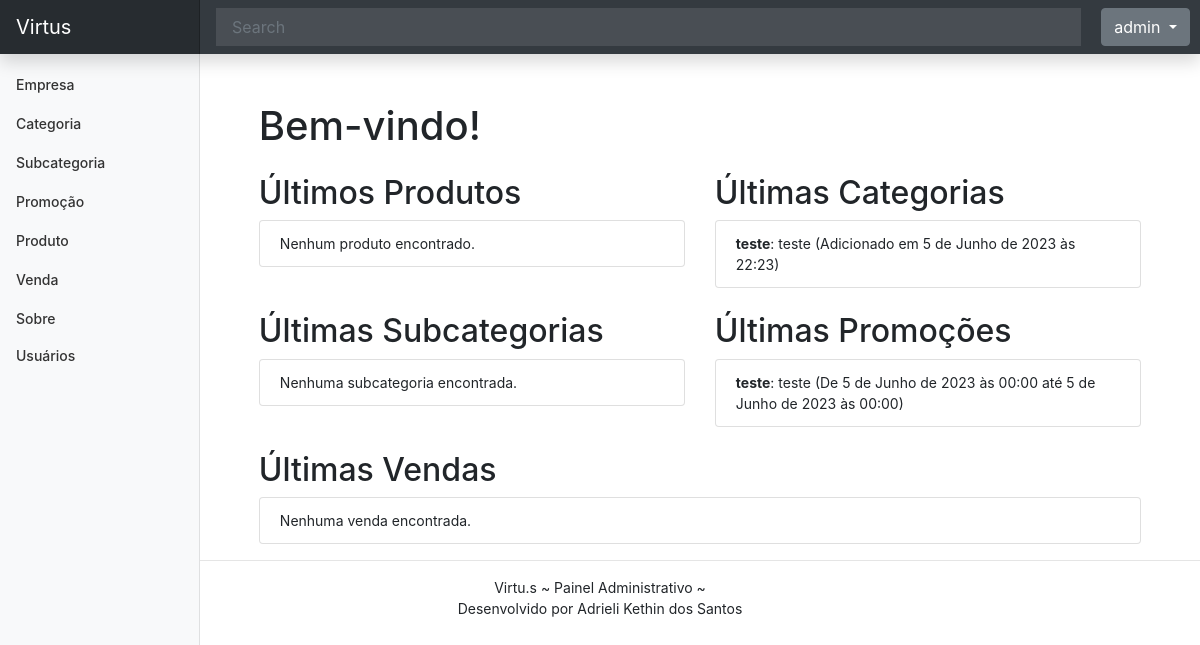
Page / (signed in) on the earlier database version.
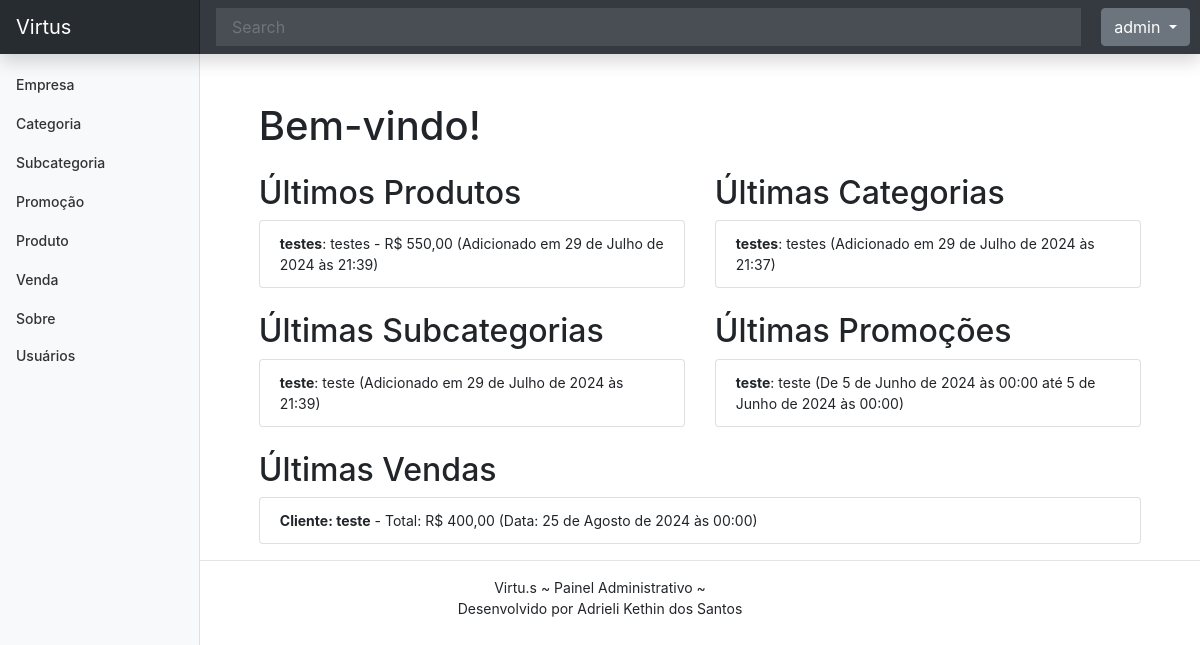
Same page on the later database version.
### cadastros/models.py (models this page shows, shortened)
class Categoria(models.Model):
    nome = models.CharField(max_length=50)
    descricao = models.CharField(max_length=100, verbose_name="descrição")
    data_inclusao = models.DateTimeField(auto_now_add=True, verbose_name="data inclusão")
    data_alteracao = models.DateTimeField(auto_now=True, verbose_name="data alteração")
    data_exclusao = models.DateTimeField(
        verbose_name="data exclusão", null=True)
    cadastrado_por = models.ForeignKey(User, on_delete=models.PROTECT, null=True, related_name='categoria_cadastrada')
    alterado_por = models.ForeignKey(User, on_delete=models.PROTECT, null=True, related_name='categoria_atualizada')

class Promocao(models.Model):
    data_inclusao = models.DateTimeField(
        auto_now_add=True, verbose_name="data inclusão")
    data_alteracao = models.DateTimeField(
        auto_now=True, verbose_name="data alteração")
    data_exclusao = models.DateTimeField(verbose_name="data exclusão", null=True)
    ativo = models.BooleanField
    titulo_promocao= models.CharField(max_length=50, verbose_name="titulo promoção")
    data_inicio= models.DateTimeField()
    data_fim = models.DateTimeField()
    descricao= models.CharField(max_length=200, verbose_name="descrição")
    valor= models.DecimalField(decimal_places=2, max_digits=11)
    cadastrado_por = models.ForeignKey(User, on_delete=models.PROTECT, null=True, related_name='promocao_cadastrada')
    alterado_por = models.ForeignKey(User, on_delete=models.PROTECT, null=True, related_name='promocao_atualizada')
    class Meta:
        verbose_name: "Promoção"

class Produto(models.Model):
    data_inclusao = models.DateTimeField(
        auto_now_add=True, verbose_name="data inclusão")
    data_alteracao = models.DateTimeField(
        auto_now=True, verbose_name="data alteração")
    data_exclusao = models.DateTimeField(
        auto_now=True, verbose_name="data exclusão")
    ativo = models.BooleanField
    nome_produto = models.CharField(max_length=50)
    descricao = models.CharField(max_length=200, verbose_name="descrição")
    preco = models.DecimalField(decimal_places=2, max_digits=11)
    subcategoria = models.ForeignKey(Subcategoria, on_delete=models.PROTECT)
    cadastrado_por = models.ForeignKey(User, on_delete=models.PROTECT, null=True, related_name='produto_cadastrado')
    alterado_por = models.ForeignKey(User, on_delete=models.PROTECT, null=True, related_name='produto_atualizado')
    quantidade_estoque = models.PositiveIntegerField(default=0)

class Subcategoria(models.Model):
    nome_subcategoria = models.CharField(max_length=50)
    descricao_subcategoria = models.CharField(max_length=100)
    categoria_principal = models.ForeignKey(Categoria, on_delete=models.PROTECT)
    data_inclusao = models.DateTimeField(
        auto_now_add=True, verbose_name="data inclusão")
    data_alteracao = models.DateTimeField(
        auto_now=True, verbose_name="data alteração")
    data_exclusao = models.DateTimeField(
        verbose_name="data exclusão", null=True)
    cadastrado_por = models.ForeignKey(User, on_delete=models.PROTECT, null=True, related_name='subcategoria_cadastrada')
    alterado_por = models.ForeignKey(User, on_delete=models.PROTECT, null=True, related_name='subcategoria_atualizada')

class Venda(models.Model):
    data_inclusao = models.DateTimeField(
        auto_now_add=True, verbose_name="data inclusão")
    data_alteracao = models.DateTimeField(
        auto_now=True, verbose_name="data alteração")
    data_exclusao = models.DateTimeField(
        verbose_name="data exclusão", null=True)
    ativo = models.BooleanField
    nome_cliente = models.CharField(max_length=50)
    endereco_montagem = models.CharField(
        max_length=200, verbose_name="endereço montagem")
    telefone_cliente = models.CharField(max_length=15)
    data_venda = models.DateTimeField()
    total = models.DecimalField(decimal_places=2, max_digits=11)
    data_pagamento = models.DateTimeField()
    promocao = models.ForeignKey(Promocao, on_delete=models.PROTECT)
    pago = models.BooleanField(default=False)
    pegue_monte = models.BooleanField(default=False)
    cadastrado_por = models.ForeignKey(
        User, on_delete=models.PROTECT, null=True, related_name='venda_cadastrada')
    alterado_por = models.ForeignKey(
        User, on_delete=models.PROTECT, null=True, related_name='venda_atualizada')
    produto = models.ForeignKey(Produto, on_delete=models.CASCADE)
    quantidade = models.PositiveIntegerField()

### cadastros/views.py (the view)
# urls.py: path('', home, name='home'),
def home(request):
    produtos = Produto.objects.select_related("subcategoria").order_by('-data_inclusao')[:5]
    categorias = Categoria.objects.order_by('-nome')[:5]
    subcategorias = Subcategoria.objects.select_related("categoria_principal").order_by('-nome_subcategoria')[:5]
    promocoes = Promocao.objects.order_by('-data_inicio')[:5]
    vendas = Venda.objects.select_related("promocao").order_by('-data_venda')[:5]
    return render(request, 'cadastros/list/home.html', {
        'produtos': produtos,
        'categorias': categorias,
        'subcategorias': subcategorias,
        'promocoes': promocoes,
        'vendas': vendas,
    })

### cadastros/templates/cadastros/list/home.html (shortened to what this page needs)
{% extends 'paginas/modelo.html' %}
{% load static %}
{% block conteudo %}
<div class="container">
    <h1 class="mt-5">Bem-vindo!</h1>
    <div class="row mt-4">
        <div class="col-md-6">
            <h2>Últimos Produtos</h2>
            <ul class="list-group">
                {% for produto in produtos %}
                    <li class="list-group-item">
                        <strong>{{ produto.nome_produto }}</strong>: {{ produto.descricao }} - R$ {{ produto.preco }} (Adicionado em {{ produto.data_inclusao }})
                    </li>
                {% empty %}
                    <li class="list-group-item">Nenhum produto encontrado.</li>
                {% endfor %}
            </ul>
        </div>
        <div class="col-md-6">
            <h2>Últimas Categorias</h2>
            <ul class="list-group">
                {% for categoria in categorias %}
                    <li class="list-group-item">
                        <strong>{{ categoria.nome }}</strong>: {{ categoria.descricao }}  (Adicionado em {{ categoria.data_inclusao }})
                    </li>
                {% empty %}
                    <li class="list-group-item">Nenhuma categoria encontrada.</li>
                {% endfor %}
            </ul>
        </div>
    </div>
    <div class="row mt-4">
        <div class="col-md-6">
            <h2>Últimas Subcategorias</h2>
            <ul class="list-group">
                {% for subcategoria in subcategorias %}
                    <li class="list-group-item">
                        <strong>{{ subcategoria.nome_subcategoria }}</strong>: {{ subcategoria.descricao_subcategoria }} (Adicionado em {{ subcategoria.data_inclusao }})
                    </li>
                {% empty %}
                    <li class="list-group-item">Nenhuma subcategoria encontrada.</li>
                {% endfor %}
            </ul>
        </div>
        <div class="col-md-6">
            <h2>Últimas Promoções</h2>
            <ul class="list-group">
                {% for promocao in promocoes %}
                    <li class="list-group-item">
                        <strong>{{ promocao.titulo_promocao }}</strong>: {{ promocao.descricao }} (De {{ promocao.data_inicio }} até {{ promocao.data_fim }})
                    </li>
                {% empty %}
                    <li class="list-group-item">Nenhuma promoção encontrada.</li>
                {% endfor %}
            </ul>
        </div>
    </div>
    <div class="row mt-4">
        <div class="col-md-12">
            <h2>Últimas Vendas</h2>
            <ul class="list-group">
                {% for venda in vendas %}
                    <li class="list-group-item">
                        <strong>Cliente: {{ venda.nome_cliente }}</strong> - Total: R$ {{ venda.total }} (Data: {{ venda.data_venda }})
                    </li>
                {% empty %}
                    <li class="list-group-item">Nenhuma venda encontrada.</li>
                {% endfor %}
            </ul>
        </div>
    </div>
</div>
{% endblock %}

Differences in the rows shown:
removed Categoria: nome "teste", descricao "teste", data_inclusao "5 de Junho de 2023 às 22:23"
added Produto: nome_produto "testes", descricao "testes", preco "550,00", data_inclusao "29 de Julho de 2024 às 21:39"
added Categoria: nome "testes", descricao "testes", data_inclusao "29 de Julho de 2024 às 21:37"
added Subcategoria: nome_subcategoria "teste", descricao_subcategoria "teste", data_inclusao "29 de Julho de 2024 às 21:39"
changed Promocao "teste": data_inicio "5 de Junho de 2023 às 00:00" → "5 de Junho de 2024 às 00:00"; data_fim "5 de Junho de 2023 às 00:00" → "5 de Junho de 2024 às 00:00"
added Venda: nome_cliente "teste", total "400,00", data_venda "25 de Agosto de 2024 às 00:00"
Other differences:
text no longer shown: "Nenhum produto encontrado. Nenhuma subcategoria encontrada. Nenhuma venda encontrada."
